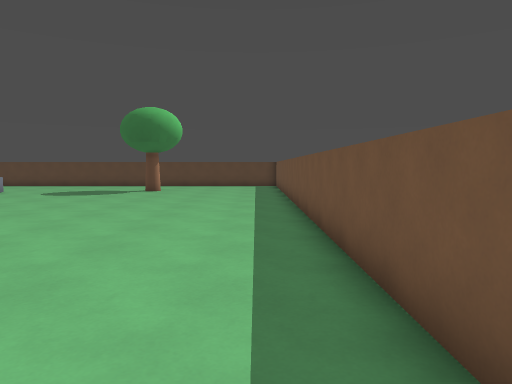
View 1 (above)

20 first-person views from a walk through a level from a Godot 3-D game. The camera is 1.3 m above the floor, tilts 4° down and sees 70° across. The floor is counted in squares, 1 m on a side. Each view is taken from the middle of a square. On the plan, view 1 faces up. The plan holds only what a view shows up to about 15 squares ahead; the rest is blank. Characters and animated objects are left out.

View 2
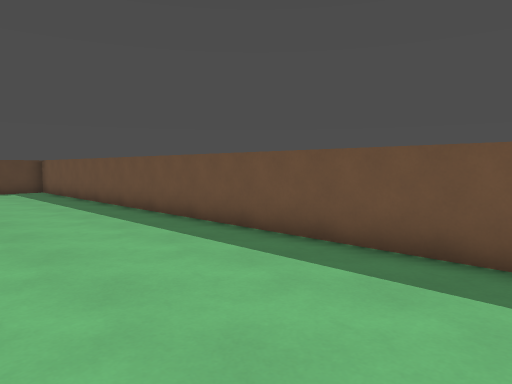

View 3
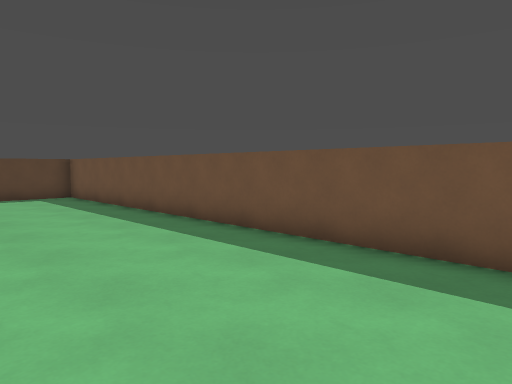

View 4
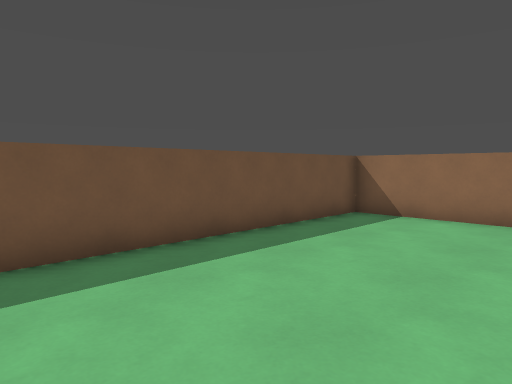

View 5
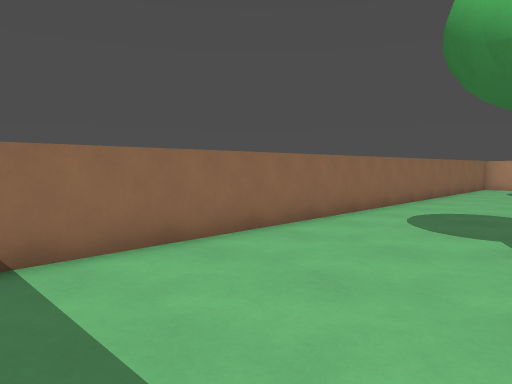

View 6
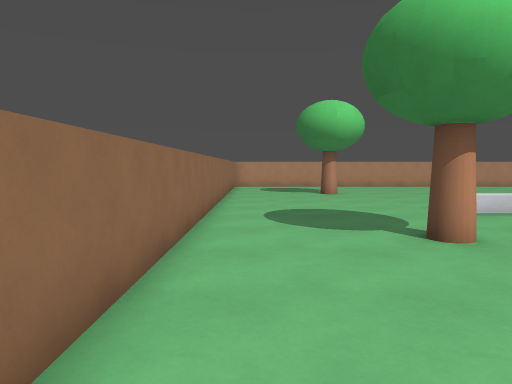

View 7
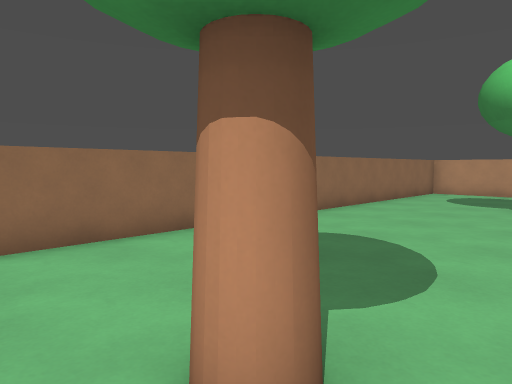

View 8
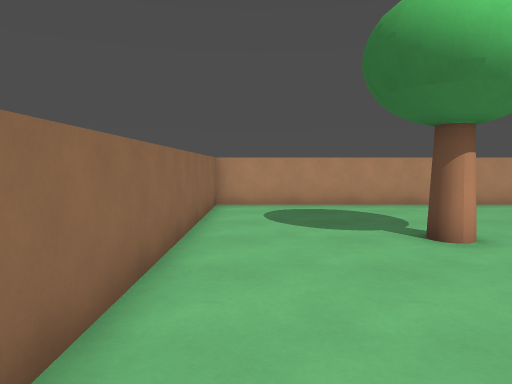

View 9
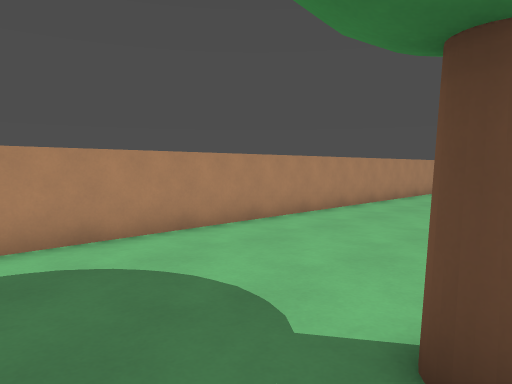

View 10
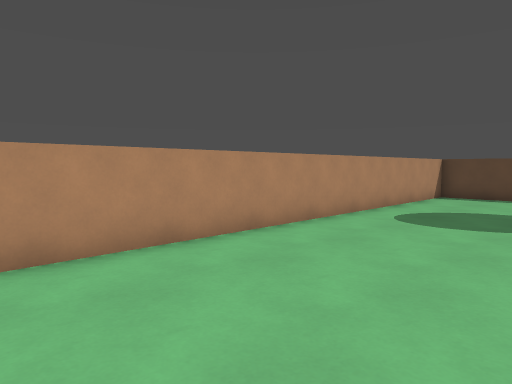

View 11
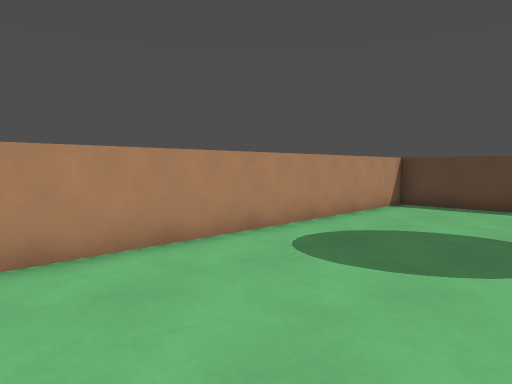

View 12
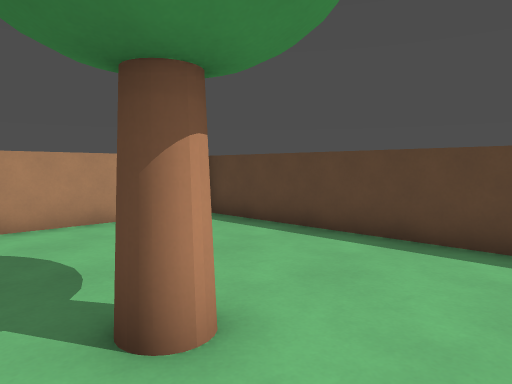

View 13
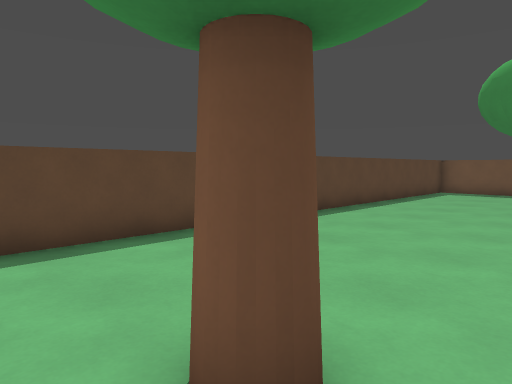

View 14
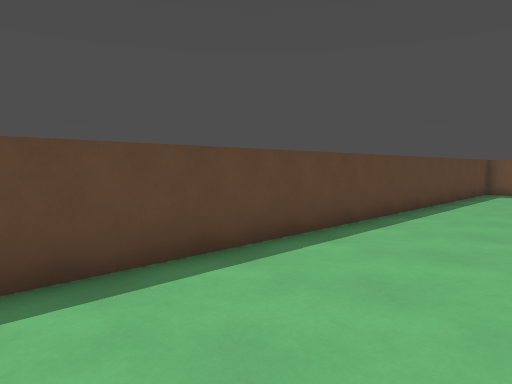

View 15
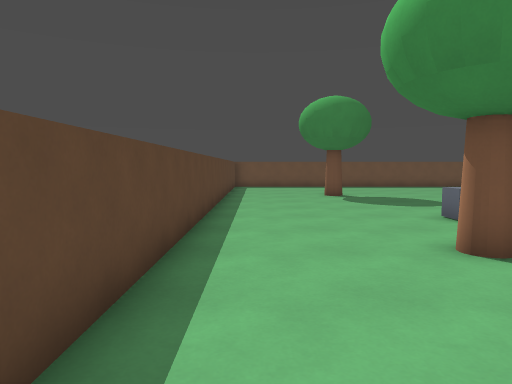

View 16
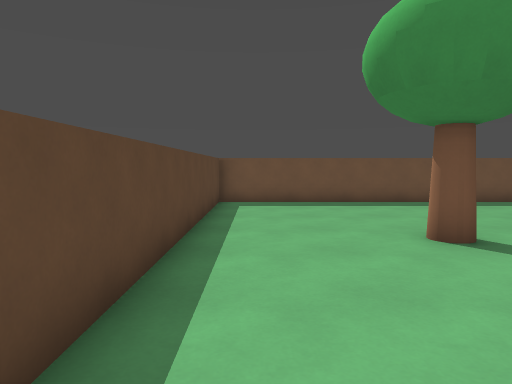

View 17
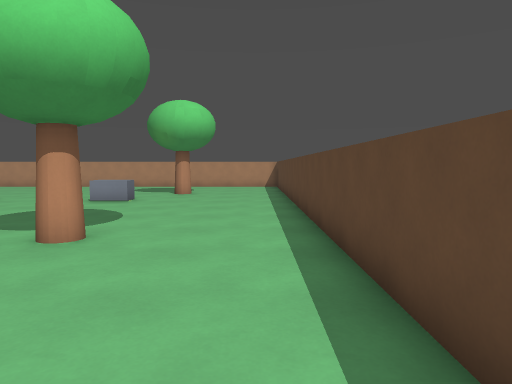

View 18
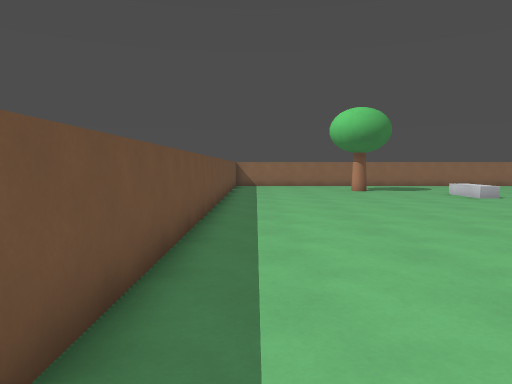

View 19
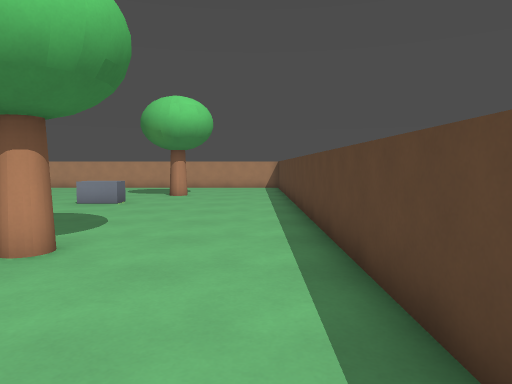

View 20
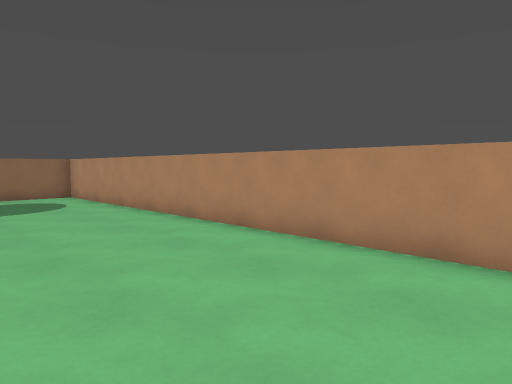

### Floor plan
Points are (right, up) in squares from view 1. A wall is a line through its corners. A room is listed if a view was taken in it or the views show most of it. See-through windows are left out.
Room 1 (views 1, 2, 3, 4, 5, 6, 7, 8, 9, 10, 11, 12, 13, 14, 15, 16, 17, 18, 19, 20)
walls: (1.4, 24.3) (-22.3, 24.3) (-22.3, -1.3) (1.4, -1.3) (1.4, 24.3)
low walls: (-13.5, 18.2) (-12.6, 18.2) (-12.6, 16.8)

Positions as (right, up) in squares from view 1, and headings:
1: (0, 0), facing up
2: (-4, 4), facing up-right
3: (-4, 8), facing up-right
4: (-4, 8), facing down-right
5: (1, 4), facing down-left
6: (1, 0), facing left
7: (-4, 5), facing down-left
8: (-10, 0), facing left
9: (-16, 1), facing up-left
10: (-17, 8), facing up-left
11: (-17, 12), facing up-left
12: (-14, 18), facing up-left
13: (-18, 18), facing up-right
14: (-18, 20), facing up-right
15: (-22, 23), facing right
16: (-12, 23), facing right
17: (1, 23), facing left
18: (0, 23), facing down
19: (0, 23), facing left
20: (-17, 15), facing down-left
